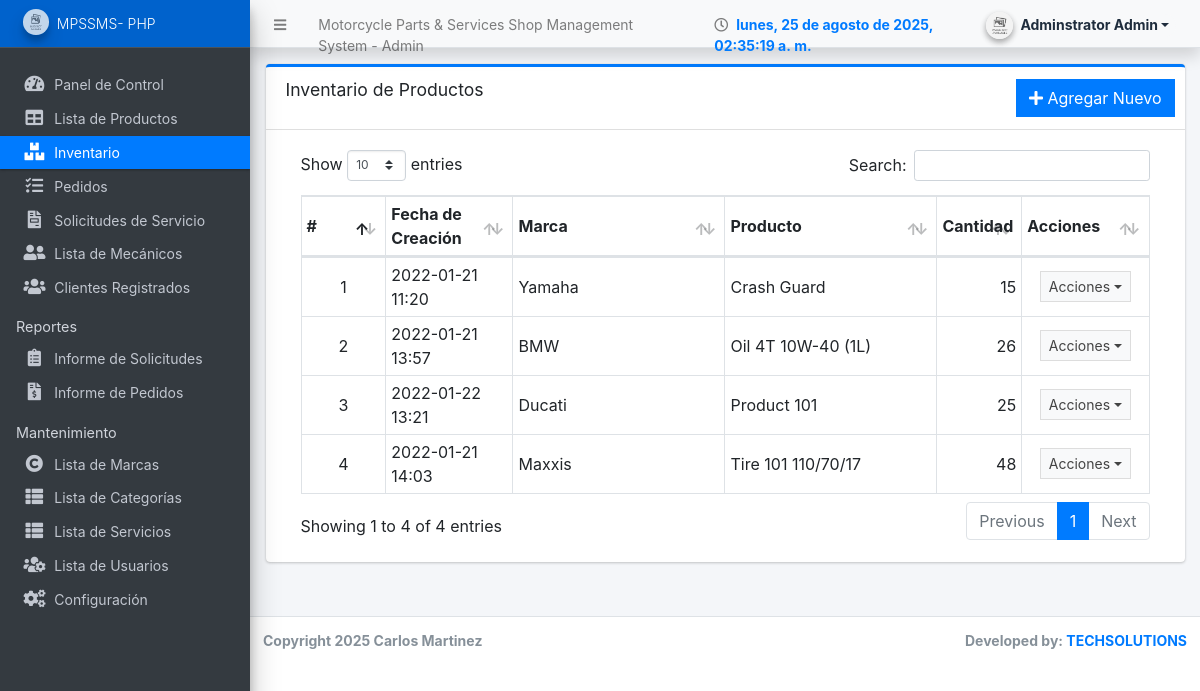
Screenshot of /admin/?page=inventory (signed in) with the database file from the repository.
### tables this page shows
CREATE TABLE `product_list` (
  `id` int(30) NOT NULL,
  `brand_id` int(30) NOT NULL,
  `category_id` int(30) NOT NULL,
  `name` text NOT NULL,
  `models` text NOT NULL,
  `description` text NOT NULL,
  `price` float NOT NULL DEFAULT 0,
  `status` tinyint(1) NOT NULL DEFAULT 1,
  `image_path` text NOT NULL,
  `delete_flag` tinyint(1) NOT NULL DEFAULT 0,
  `date_created` datetime NOT NULL DEFAULT current_timestamp(),
  `date_updated` datetime DEFAULT NULL ON UPDATE current_timestamp()
);

CREATE TABLE `brand_list` (
  `id` int(30) NOT NULL,
  `name` text NOT NULL,
  `image_path` text NOT NULL,
  `delete_flag` tinyint(1) NOT NULL DEFAULT 0,
  `status` tinyint(1) NOT NULL DEFAULT 1,
  `date_created` datetime NOT NULL DEFAULT current_timestamp(),
  `date_updated` datetime DEFAULT NULL ON UPDATE current_timestamp()
);

### admin/inventory/index.php (the view, shortened to what this page needs)
<div class="card card-outline card-primary">
	<div class="card-header">
		<h3 class="card-title">Inventario de Productos</h3>
		<div class="card-tools">
			<a href="javascript:void(0)" id="add_new" class="btn btn-flat btn-primary"><span class="fas fa-plus"></span>  Agregar Nuevo</a>
		</div>
	</div>
	<div class="card-body">
		<div class="container-fluid">
        <div class="container-fluid">
			<table class="table table-bordered table-stripped">
				<colgroup>
					<col width="10%">
					<col width="15%">
					<col width="25%">
					<col width="25%">
					<col width="10%">
					<col width="15%">
				</colgroup>
				<thead>
					<tr>
						<th>#</th>
						<th>Fecha de Creación</th>
						<th>Marca</th>
						<th>Producto</th>
						<th>Cantidad</th>
						<th>Acciones</th>
					</tr>
				</thead>
				<tbody>
					<?php
					$i = 1;
						$qry = $conn->query("SELECT p.*,b.name as brand from `product_list` p inner join brand_list b on p.brand_id = b.id where p.delete_flag = 0 order by (p.`name`) asc ");
						while($row = $qry->fetch_assoc()):
							$row['stocks'] = $conn->query("SELECT SUM(quantity) FROM stock_list where product_id = '{$row['id']}'")->fetch_array()[0];
							$row['out'] = $conn->query("SELECT SUM(quantity) FROM order_items where product_id = '{$row['id']}' and order_id in (SELECT id FROM order_list where `status` != 5) ")->fetch_array()[0];
							$row['stocks'] = $row['stocks'] > 0 ? $row['stocks'] : 0;
        					$row['out'] = $row['out'] > 0 ? $row['out'] : 0;
							$row['available'] = $row['stocks'] -$row['out'];
					?>
						<tr>
							<td class="text-center"><?php echo $i++; ?></td>
							<td><?php echo date("Y-m-d H:i",strtotime($row['date_created'])) ?></td>
							<td><?php echo ucwords($row['brand']) ?></td>
							<td><?php echo ucwords($row['name']) ?></td>
							<td class="text-right"><?= number_format($row['available']) ?></td>
							<td align="center">
								 <button type="button" class="btn btn-flat btn-default btn-sm dropdown-toggle dropdown-icon" data-toggle="dropdown">
				                  		Acciones
				                  </button>
							</td>
						</tr>
					<?php endwhile; ?>
				</tbody>
			</table>
		</div>
		</div>
	</div>
</div>

### rows the page displays
product_list: date_created "2022-01-21 11:20", brand.name "Yamaha", name "Crash Guard", available "15"
product_list: date_created "2022-01-21 13:57", brand.name "BMW", name "Oil 4T 10W-40 (1L)", available "26"
product_list: date_created "2022-01-22 13:21", brand.name "Ducati", name "Product 101", available "25"
product_list: date_created "2022-01-21 14:03", brand.name "Maxxis", name "Tire 101 110/70/17", available "48"

### other values shown
$_settings->info('name') "Motorcycle Parts & Services Shop Management System"
$_settings->userdata('firstname').' '.$_settings->userdata('lastname') "Adminstrator Admin"
$_settings->info('short_name') "MPSSMS- PHP"
